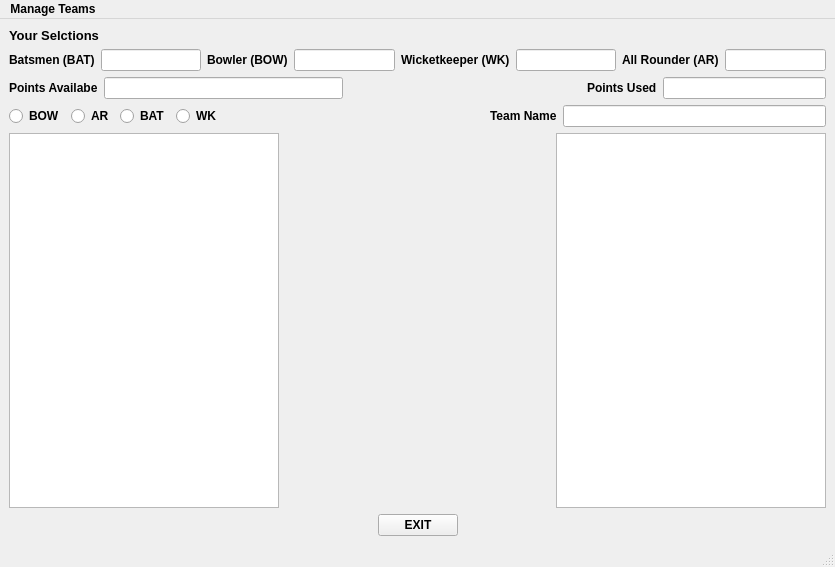
<?xml version="1.0" encoding="UTF-8"?>
<ui version="4.0">
 <class>MainWindow</class>
 <widget class="QMainWindow" name="MainWindow">
  <property name="geometry">
   <rect>
    <x>0</x>
    <y>0</y>
    <width>835</width>
    <height>567</height>
   </rect>
  </property>
  <property name="font">
   <font>
    <family>Arial</family>
    <pointsize>9</pointsize>
    <weight>75</weight>
    <bold>true</bold>
   </font>
  </property>
  <property name="windowTitle">
   <string>MainWindow</string>
  </property>
  <widget class="QWidget" name="centralwidget">
   <layout class="QVBoxLayout" name="verticalLayout_2">
    <item>
     <widget class="QLabel" name="yourselections">
      <property name="font">
       <font>
        <family>Arial</family>
        <pointsize>10</pointsize>
        <weight>75</weight>
        <bold>true</bold>
       </font>
      </property>
      <property name="text">
       <string>Your Selctions</string>
      </property>
     </widget>
    </item>
    <item>
     <layout class="QHBoxLayout" name="horizontalLayout">
      <item>
       <widget class="QLabel" name="batsmen">
        <property name="text">
         <string>Batsmen (BAT)</string>
        </property>
       </widget>
      </item>
      <item>
       <widget class="QLineEdit" name="l1"/>
      </item>
      <item>
       <widget class="QLabel" name="bowler">
        <property name="text">
         <string>Bowler (BOW)</string>
        </property>
       </widget>
      </item>
      <item>
       <widget class="QLineEdit" name="l2"/>
      </item>
      <item>
       <widget class="QLabel" name="label_4">
        <property name="text">
         <string>Wicketkeeper (WK)</string>
        </property>
       </widget>
      </item>
      <item>
       <widget class="QLineEdit" name="l3"/>
      </item>
      <item>
       <widget class="QLabel" name="all_rounder">
        <property name="text">
         <string>All Rounder (AR)</string>
        </property>
       </widget>
      </item>
      <item>
       <widget class="QLineEdit" name="l4"/>
      </item>
     </layout>
    </item>
    <item>
     <layout class="QHBoxLayout" name="horizontalLayout_2">
      <item>
       <widget class="QLabel" name="points_avail">
        <property name="text">
         <string>Points Availabe</string>
        </property>
       </widget>
      </item>
      <item>
       <widget class="QLineEdit" name="l5"/>
      </item>
      <item>
       <spacer name="horizontalSpacer_2">
        <property name="orientation">
         <enum>Qt::Horizontal</enum>
        </property>
        <property name="sizeHint" stdset="0">
         <size>
          <width>40</width>
          <height>20</height>
         </size>
        </property>
       </spacer>
      </item>
      <item>
       <layout class="QHBoxLayout" name="horizontalLayout_3">
        <item>
         <widget class="QLabel" name="label_2">
          <property name="text">
           <string>Points Used</string>
          </property>
         </widget>
        </item>
        <item>
         <widget class="QLineEdit" name="l6"/>
        </item>
       </layout>
      </item>
     </layout>
    </item>
    <item>
     <layout class="QHBoxLayout" name="horizontalLayout_5">
      <item>
       <widget class="QRadioButton" name="bow">
        <property name="text">
         <string>BOW</string>
        </property>
       </widget>
      </item>
      <item>
       <widget class="QRadioButton" name="ar">
        <property name="text">
         <string>AR</string>
        </property>
       </widget>
      </item>
      <item>
       <widget class="QRadioButton" name="bat">
        <property name="text">
         <string>BAT</string>
        </property>
       </widget>
      </item>
      <item>
       <widget class="QRadioButton" name="wk">
        <property name="text">
         <string>WK</string>
        </property>
       </widget>
      </item>
      <item>
       <layout class="QHBoxLayout" name="horizontalLayout_4">
        <item>
         <spacer name="horizontalSpacer">
          <property name="orientation">
           <enum>Qt::Horizontal</enum>
          </property>
          <property name="sizeHint" stdset="0">
           <size>
            <width>40</width>
            <height>20</height>
           </size>
          </property>
         </spacer>
        </item>
        <item>
         <widget class="QLabel" name="label">
          <property name="text">
           <string>Team Name</string>
          </property>
         </widget>
        </item>
        <item>
         <widget class="QLineEdit" name="lineEdit"/>
        </item>
       </layout>
      </item>
     </layout>
    </item>
    <item>
     <layout class="QHBoxLayout" name="horizontalLayout_7">
      <item>
       <widget class="QListWidget" name="listwidget1"/>
      </item>
      <item>
       <spacer name="horizontalSpacer_3">
        <property name="orientation">
         <enum>Qt::Horizontal</enum>
        </property>
        <property name="sizeHint" stdset="0">
         <size>
          <width>40</width>
          <height>20</height>
         </size>
        </property>
       </spacer>
      </item>
      <item>
       <widget class="QListWidget" name="listwidget2"/>
      </item>
     </layout>
    </item>
    <item>
     <layout class="QHBoxLayout" name="horizontalLayout_8">
      <item>
       <spacer name="horizontalSpacer_4">
        <property name="orientation">
         <enum>Qt::Horizontal</enum>
        </property>
        <property name="sizeHint" stdset="0">
         <size>
          <width>40</width>
          <height>20</height>
         </size>
        </property>
       </spacer>
      </item>
      <item>
       <widget class="QPushButton" name="exit">
        <property name="text">
         <string>EXIT</string>
        </property>
       </widget>
      </item>
      <item>
       <spacer name="horizontalSpacer_5">
        <property name="orientation">
         <enum>Qt::Horizontal</enum>
        </property>
        <property name="sizeHint" stdset="0">
         <size>
          <width>40</width>
          <height>20</height>
         </size>
        </property>
       </spacer>
      </item>
     </layout>
    </item>
   </layout>
  </widget>
  <widget class="QMenuBar" name="menubar">
   <property name="geometry">
    <rect>
     <x>0</x>
     <y>0</y>
     <width>835</width>
     <height>21</height>
    </rect>
   </property>
   <widget class="QMenu" name="menuManage_Teams">
    <property name="title">
     <string>Manage Teams</string>
    </property>
    <widget class="QMenu" name="menuNew">
     <property name="title">
      <string>New</string>
     </property>
     <addaction name="separator"/>
    </widget>
    <widget class="QMenu" name="menuOpen">
     <property name="title">
      <string>Open</string>
     </property>
     <addaction name="actionctrl_O"/>
    </widget>
    <widget class="QMenu" name="menuSave">
     <property name="title">
      <string>Save</string>
     </property>
     <addaction name="actionctrl_S"/>
    </widget>
    <widget class="QMenu" name="menuExecute">
     <property name="title">
      <string>Execute</string>
     </property>
     <addaction name="actionctrl_E"/>
    </widget>
    <addaction name="menuNew"/>
    <addaction name="menuOpen"/>
    <addaction name="menuSave"/>
    <addaction name="menuExecute"/>
   </widget>
   <addaction name="menuManage_Teams"/>
  </widget>
  <widget class="QStatusBar" name="statusbar"/>
  <action name="actionctrl_O">
   <property name="text">
    <string>ctrl+O</string>
   </property>
  </action>
  <action name="actionctrl_S">
   <property name="text">
    <string>ctrl+S</string>
   </property>
  </action>
  <action name="actionctrl_E">
   <property name="text">
    <string>ctrl+E</string>
   </property>
  </action>
 </widget>
 <resources/>
 <connections/>
</ui>
